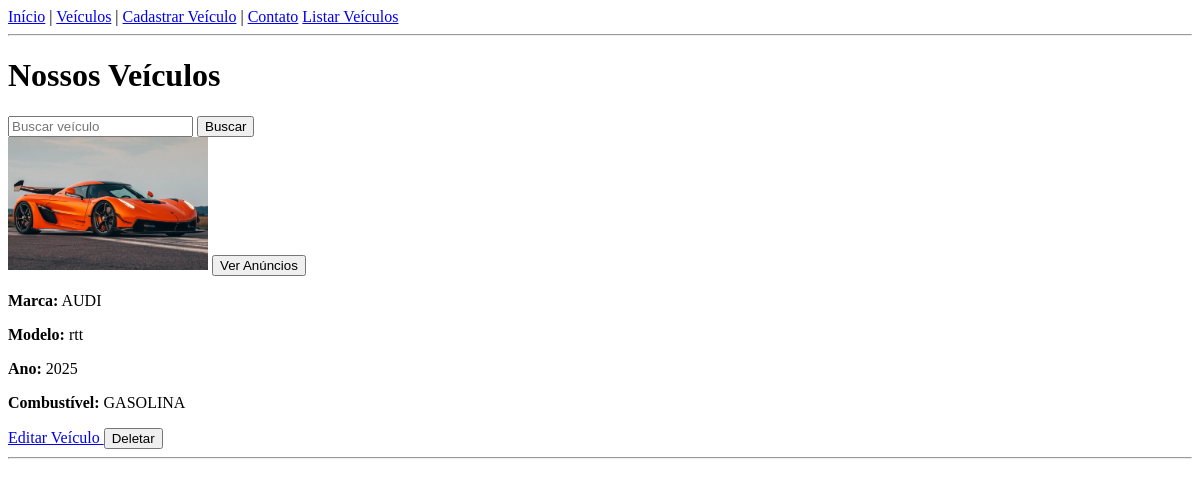
Before: /veiculo/ (signed in) with the older database file.
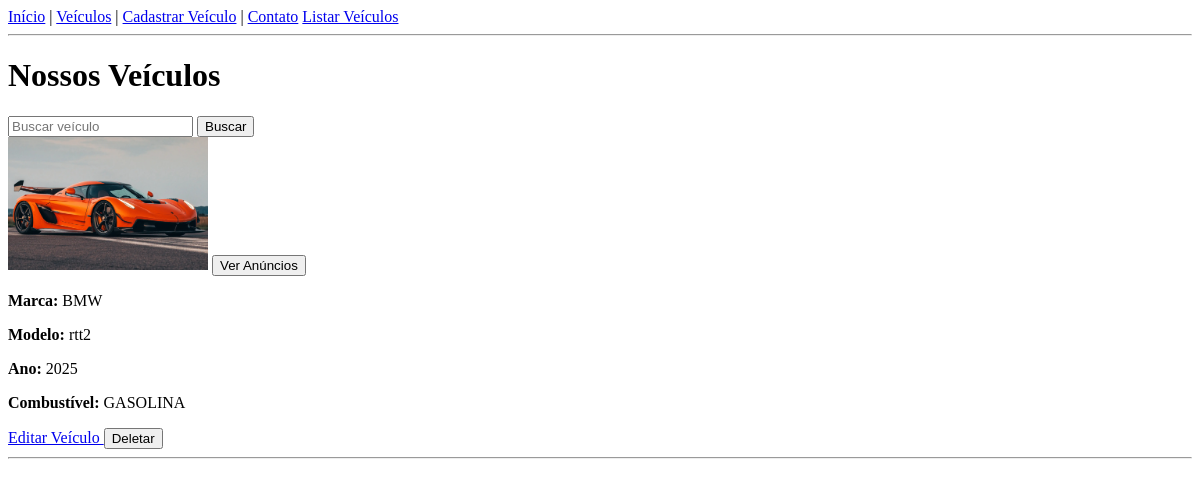
After: the same page with the newer database file.
### veiculo/models.py (models this page shows, shortened)
class Veiculo(models.Model):
    marca = models.SmallIntegerField(choices=OPCOES_MARCAS,default=1)
    modelo = models.CharField(max_length=100)
    ano = models.IntegerField()
    cor = models.SmallIntegerField(choices=OPCOES_CORES,default=1)
    combustivel = models.SmallIntegerField(choices=OPCOES_COMBUSTIVEL,default=1)
    foto = models.ImageField(blank=True,null=True,upload_to='veiculos/fotos')

### veiculo/views.py (the view)
# urls.py: path('', ListarVeiculos.as_view(), name='listar-veiculos'),
class ListarVeiculos(LoginRequiredMixin,ListView):
    model = Veiculo
    context_object_name = 'veiculos'
    template_name = 'listar.html'
    def get_queryset(self,**kwargs):
        pesquisa = self.request.GET.get('pesquisa',None)
        queryset = Veiculo.objects.all()
        if pesquisa is not None:
            queryset = queryset.filter(modelo__icontains=pesquisa)
        return queryset

### templates/listar.html (shortened to what this page needs)
{% extends "base.html" %}
{% block content %}
<h1>Nossos Veículos</h1>
<form method="GET" action="{% url 'listar-veiculos' %}">
    <input type="text" name="pesquisa" placeholder="Buscar veículo">
    <button type="submit">Buscar</button>
</form>
{% for veiculo in veiculos %}
    <div>
        {% if veiculo.foto %}
            <img src="{{ veiculo.foto.url }}" width="200">
        {% else %}
            <p>Sem imagem</p>
        {% endif %}
  <a href="{% url 'listar-anuncios' %}">
    <button type="button">Ver Anúncios</button>
</a>
        <p><strong>Marca:</strong> {{ veiculo.get_marca_display }}</p>
        <p><strong>Modelo:</strong> {{ veiculo.modelo }}</p>
        <p><strong>Ano:</strong> {{ veiculo.ano }}</p>
        <p><strong>Combustível:</strong> {{ veiculo.get_combustivel_display }}</p>
        <a href="{% url 'editar-veiculos' veiculo.pk %}" class="btn btn-primary">
            Editar Veículo
        </a>
        <form method="post" action="{% url 'deletar-veiculos' veiculo.pk %}" style="display:inline;">
            <button type="submit" onclick="return confirm('Tem certeza que deseja excluir este veículo?')">
                Deletar
            </button>
        </form>
    </div>
    <hr>
{% empty %}
    <p>Nenhum veículo cadastrado.</p>
{% endfor %}
{% endblock %}

Changed rows visible on the page:
changed Veiculo "GASOLINA": marca "AUDI" → "BMW"; modelo "rtt" → "rtt2"
